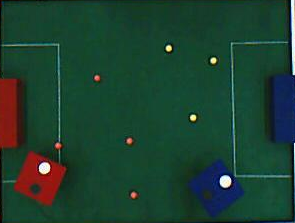
//> input picture InnovaProjects/AIShackCode/pics/normalize_rgb_tester.png, 295 x 223 px
$ ./normalizedRGB   (built with g++ and OpenCV 4)
//> lines starting //> are read from the running program, lines starting //| are printed output that depends on the picture
//> further down, image is the input picture: 223 rows x 295 cols, CV_8UC3; mean B, G, R 47.7, 64.2, 28.6
/*******************************************************************************
 * Copyright (c) 2016 Arulkumar (arul.csecit@ymail.com).
 * All rights reserved. This program and the accompanying materials
 * are made available under the terms of the Eclipse Public License v1.0
 * which accompanies this distribution, and is available at
 * http://www.eclipse.org/legal/epl-v10.html
 *
 * Contributors:
 *     Arulkumar (arul.csecit@ymail.com)
 *******************************************************************************/

#include <opencv/cv.h>
#include <opencv/highgui.h>
#include <math.h>

/**
 * API to normalize RGB images
 * @param image
 * @return normalized image
 */
IplImage* normalizeImage(IplImage* image)
{
	//to hold original channels
	IplImage* redChannel = cvCreateImage(cvGetSize(image), IPL_DEPTH_8U, 1);
	IplImage* greenChannel = cvCreateImage(cvGetSize(image), IPL_DEPTH_8U, 1);
	IplImage* blueChannel = cvCreateImage(cvGetSize(image), IPL_DEPTH_8U, 1);

	//to hold averaged channels
	IplImage* redAvg = cvCreateImage(cvGetSize(image), IPL_DEPTH_8U, 1);
	IplImage* greenAvg = cvCreateImage(cvGetSize(image), IPL_DEPTH_8U, 1);
	IplImage* blueAvg = cvCreateImage(cvGetSize(image), IPL_DEPTH_8U, 1);

	IplImage* normalizedImg = cvCreateImage(cvGetSize(image), IPL_DEPTH_8U, 3);

	//split the original image
	cvSplit(image, redChannel, greenChannel, blueChannel, NULL);
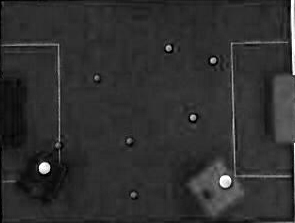
//> redChannel: 223 rows x 295 cols, CV_8UC1; min 0, max 255, mean 47.7
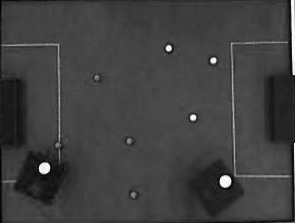
//> greenChannel: 223 rows x 295 cols, CV_8UC1; min 0, max 255, mean 64.2
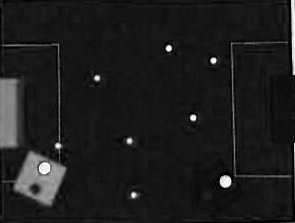
//> blueChannel: 223 rows x 295 cols, CV_8UC1; min 0, max 255, mean 28.6

	for (int x = 0; x < image->width; ++x) {
		for (int y = 0; y < image->height; ++y) {
			int redval = cvGetReal2D(redChannel, y, x);
			int greenval = cvGetReal2D(greenChannel, y, x);
			int blueval = cvGetReal2D(blueChannel, y, x);

			double sum = redval + greenval + blueval;

			// store the normalized values
			cvSetReal2D(redAvg, y, x, (redval / sum) * 255);
			cvSetReal2D(greenAvg, y, x, (greenval / sum) * 255);
			cvSetReal2D(blueAvg, y, x, (blueval / sum) * 255);
		}
	}
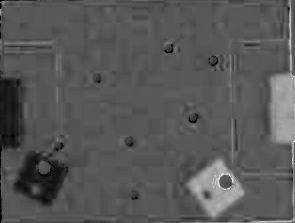
//> redAvg: 223 rows x 295 cols, CV_8UC1; min 0, max 255, mean 87.2
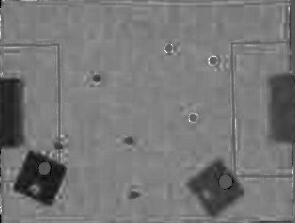
//> greenAvg: 223 rows x 295 cols, CV_8UC1; min 0, max 255, mean 119.1
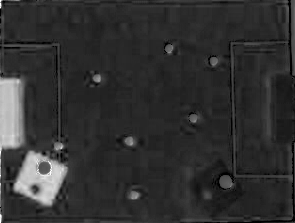
//> blueAvg: 223 rows x 295 cols, CV_8UC1; min 0, max 255, mean 48.7

	// combine the normalized channels
	cvMerge(redAvg, greenAvg, blueAvg, NULL, normalizedImg);
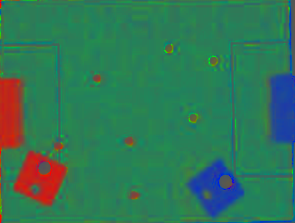
//> normalizedImg: 223 rows x 295 cols, CV_8UC3; mean B, G, R 87.2, 119.1, 48.7

	// release the memory
	cvReleaseImage(&redChannel);
	cvReleaseImage(&greenChannel);
	cvReleaseImage(&blueChannel);
	cvReleaseImage(&redAvg);
	cvReleaseImage(&greenAvg);
	cvReleaseImage(&blueAvg);

	return normalizedImg;
}

/**
 * main function
 */
int main()
{
	IplImage* image = cvLoadImage("pics/normalize_rgb_tester.png", true);
	IplImage* normalizedImg = normalizeImage(image);

	//save the normalized image
	cvSaveImage("pics/normalize_rgb_result.png", normalizedImg, NULL);

	//release image memory
	cvReleaseImage(&image);
	cvReleaseImage(&normalizedImg);

	return 0;
}
